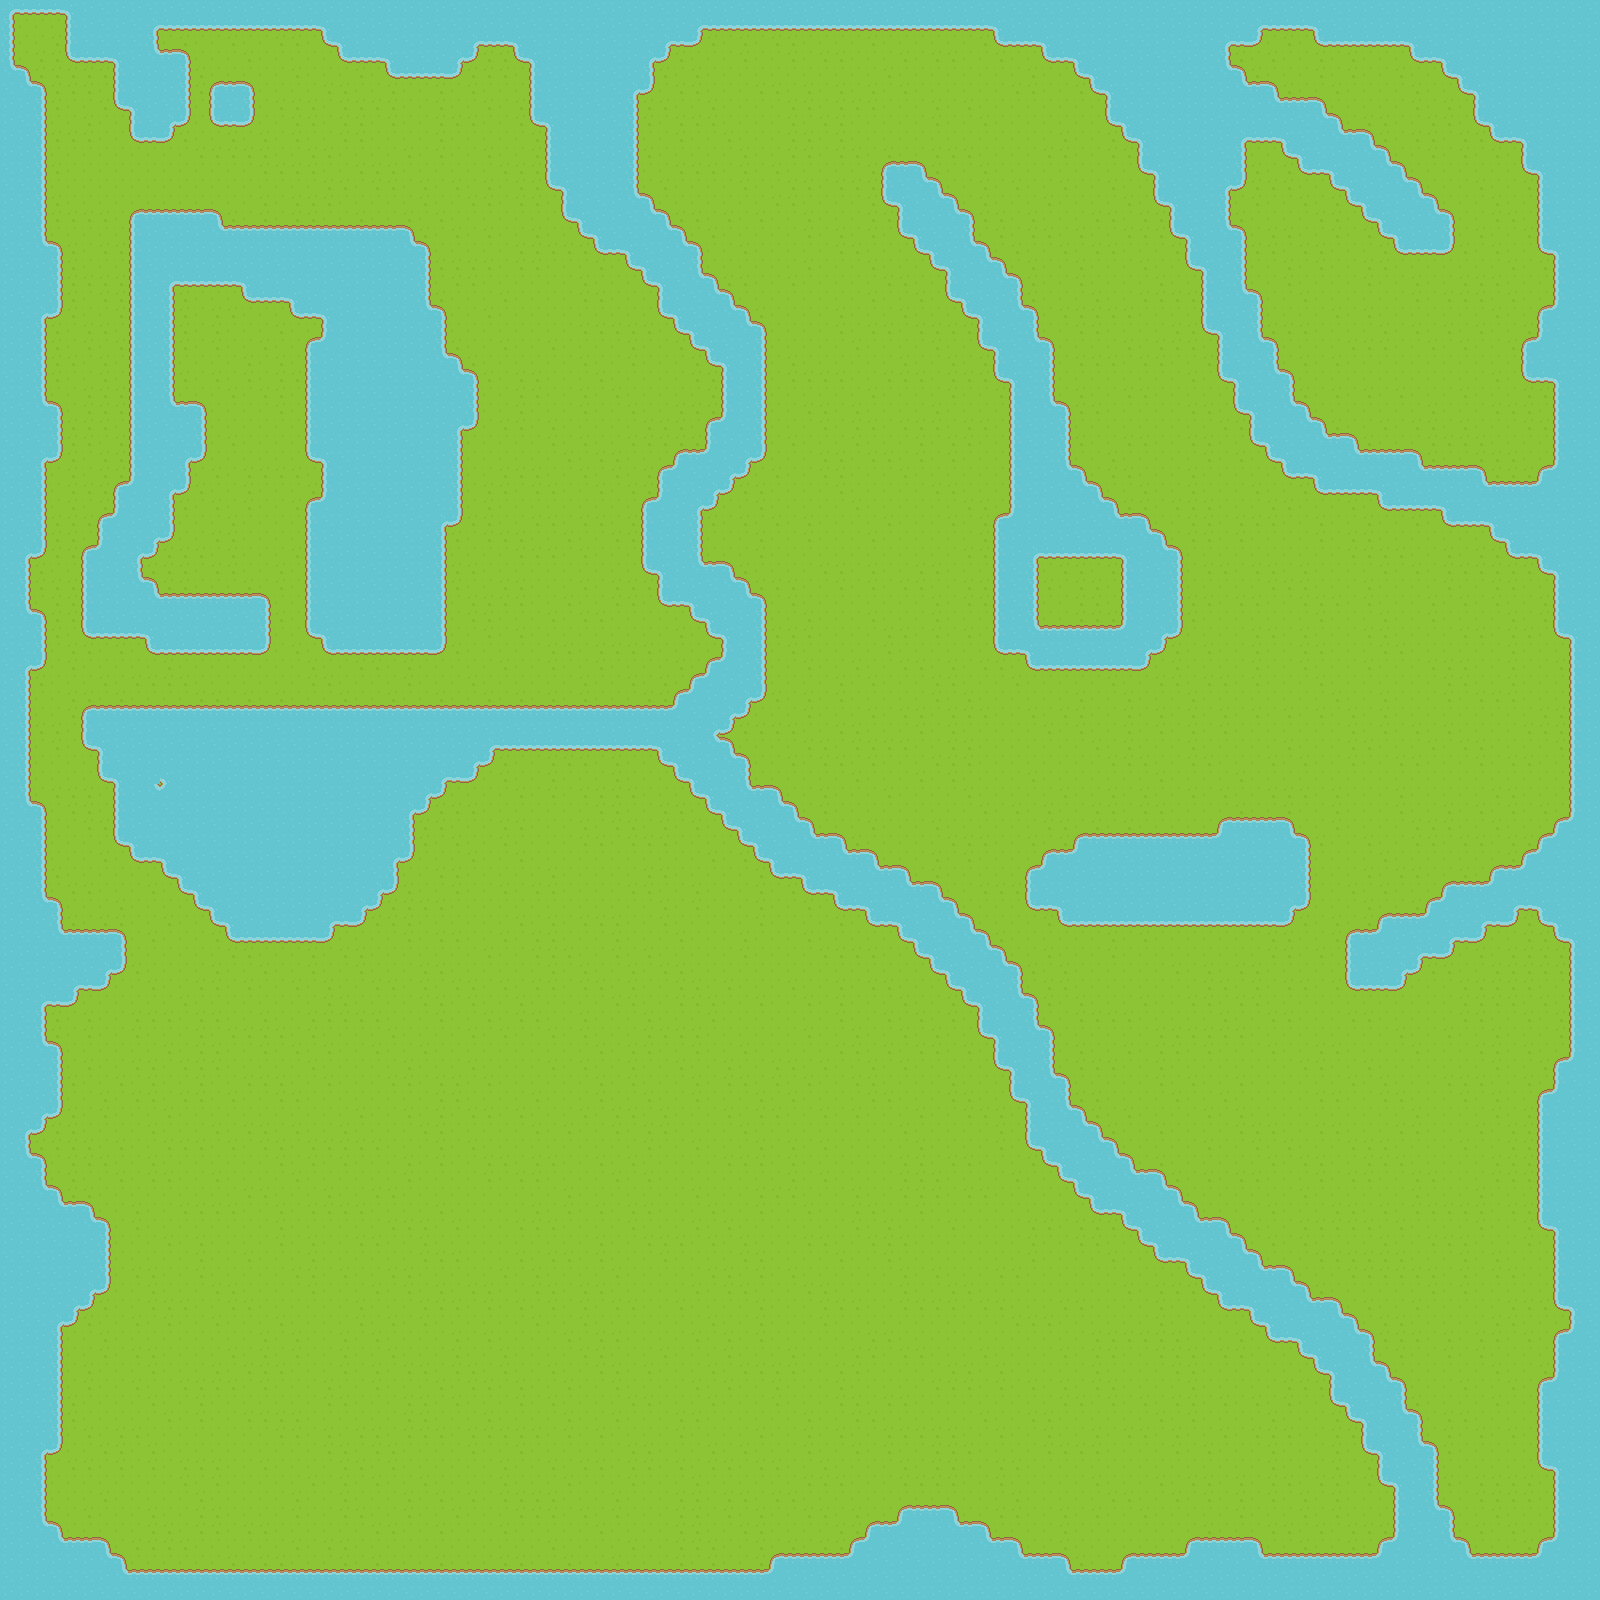

This game map was drawn from its Tiled (.tmx) file and the tilesets committed beside it. A one-line description and the trimmed map source follow:
An orthogonal 100x100 tile map with 16x16 px tiles, 1 tile layer (Terrain).

<map version="1.2" tiledversion="1.2.3" orientation="orthogonal" renderorder="left-down" width="100" height="100" tilewidth="16" tileheight="16" infinite="0" nextlayerid="2" nextobjectid="1">
 <tileset firstgid="1" source="base_tileset.tsx" />
 <layer id="1" name="Terrain" width="100" height="100">
  <data>[10000 cells, 10000 non-empty, 17 distinct tile ids]</data>
 </layer>
</map>
